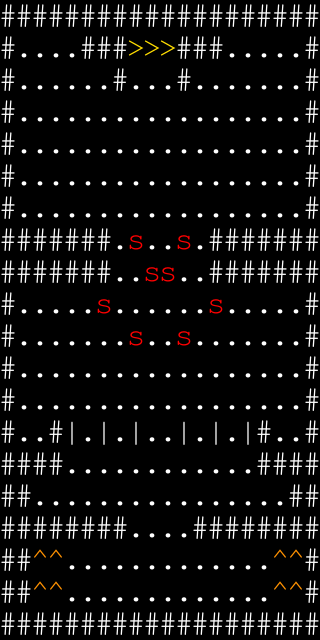

Tiled map render using the project's own tile images. Description and the whole map definition, tile-layer contents included, below:
An orthogonal 20x20 tile map with 16x32 px tiles, 2 tile layers (Terrain, Foes).

<map version="1.10" tiledversion="1.11.2" orientation="orthogonal" renderorder="right-down" width="20" height="20" tilewidth="16" tileheight="32" infinite="0" nextlayerid="4" nextobjectid="1">
 <properties>
  <property name="fp_regen" type="int" value="100" />
  <property name="name" value="Big battle" />
  <property name="senses" value="Self;Sight;Touch;Hearing" />
  <property name="timeline_length" type="int" value="100" />
  <property name="timeline_type" value="Asynchronous" />
 </properties>
 <tileset firstgid="1" source="tileset/editor.tsx" />
 <layer id="1" name="Terrain" width="20" height="20">
  <data encoding="csv">
5,5,5,5,5,5,5,5,5,5,5,5,5,5,5,5,5,5,5,5,
5,1,1,1,1,5,5,5,9,9,9,5,5,5,1,1,1,1,1,5,
5,1,1,1,1,1,1,5,1,1,1,5,1,1,1,1,1,1,1,5,
5,1,1,1,1,1,1,1,1,1,1,1,1,1,1,1,1,1,1,5,
5,1,1,1,1,1,1,1,1,1,1,1,1,1,1,1,1,1,1,5,
5,1,1,1,1,1,1,1,1,1,1,1,1,1,1,1,1,1,1,5,
5,1,1,1,1,1,1,1,1,1,1,1,1,1,1,1,1,1,1,5,
5,5,5,5,5,5,5,1,1,1,1,1,1,5,5,5,5,5,5,5,
5,5,5,5,5,5,5,1,1,1,1,1,1,5,5,5,5,5,5,5,
5,1,1,1,1,1,1,1,1,1,1,1,1,1,1,1,1,1,1,5,
5,1,1,1,1,1,1,1,1,1,1,1,1,1,1,1,1,1,1,5,
5,1,1,1,1,1,1,1,1,1,1,1,1,1,1,1,1,1,1,5,
5,1,1,1,1,1,1,1,1,1,1,1,1,1,1,1,1,1,1,5,
5,1,1,5,6,1,6,1,6,1,1,6,1,6,1,6,5,1,1,5,
5,5,5,5,1,1,1,1,1,1,1,1,1,1,1,1,5,5,5,5,
5,5,1,1,1,1,1,1,1,1,1,1,1,1,1,1,1,1,5,5,
5,5,5,5,5,5,5,5,1,1,1,1,5,5,5,5,5,5,5,5,
5,5,3,3,1,1,1,1,1,1,1,1,1,1,1,1,1,3,3,5,
5,5,3,3,1,1,1,1,1,1,1,1,1,1,1,1,1,3,3,5,
5,5,5,5,5,5,5,5,5,5,5,5,5,5,5,5,5,5,5,5
</data>
 </layer>
 <layer id="2" name="Foes" width="20" height="20">
  <data encoding="csv">
0,0,0,0,0,0,0,0,0,0,0,0,0,0,0,0,0,0,0,0,
0,0,0,0,0,0,0,0,0,0,0,0,0,0,0,0,0,0,0,0,
0,0,0,0,0,0,0,0,0,0,0,0,0,0,0,0,0,0,0,0,
0,0,0,0,0,0,0,0,0,0,0,0,0,0,0,0,0,0,0,0,
0,0,0,0,0,0,0,0,0,0,0,0,0,0,0,0,0,0,0,0,
0,0,0,0,0,0,0,0,0,0,0,0,0,0,0,0,0,0,0,0,
0,0,0,0,0,0,0,0,0,0,0,0,0,0,0,0,0,0,0,0,
0,0,0,0,0,0,0,0,7,0,0,7,0,0,0,0,0,0,0,0,
0,0,0,0,0,0,0,0,0,7,7,0,0,0,0,0,0,0,0,0,
0,0,0,0,0,0,7,0,0,0,0,0,0,7,0,0,0,0,0,0,
0,0,0,0,0,0,0,0,7,0,0,7,0,0,0,0,0,0,0,0,
0,0,0,0,0,0,0,0,0,0,0,0,0,0,0,0,0,0,0,0,
0,0,0,0,0,0,0,0,0,0,0,0,0,0,0,0,0,0,0,0,
0,0,0,0,0,0,0,0,0,0,0,0,0,0,0,0,0,0,0,0,
0,0,0,0,0,0,0,0,0,0,0,0,0,0,0,0,0,0,0,0,
0,0,0,0,0,0,0,0,0,0,0,0,0,0,0,0,0,0,0,0,
0,0,0,0,0,0,0,0,0,0,0,0,0,0,0,0,0,0,0,0,
0,0,0,0,0,0,0,0,0,0,0,0,0,0,0,0,0,0,0,0,
0,0,0,0,0,0,0,0,0,0,0,0,0,0,0,0,0,0,0,0,
0,0,0,0,0,0,0,0,0,0,0,0,0,0,0,0,0,0,0,0
</data>
 </layer>
</map>
